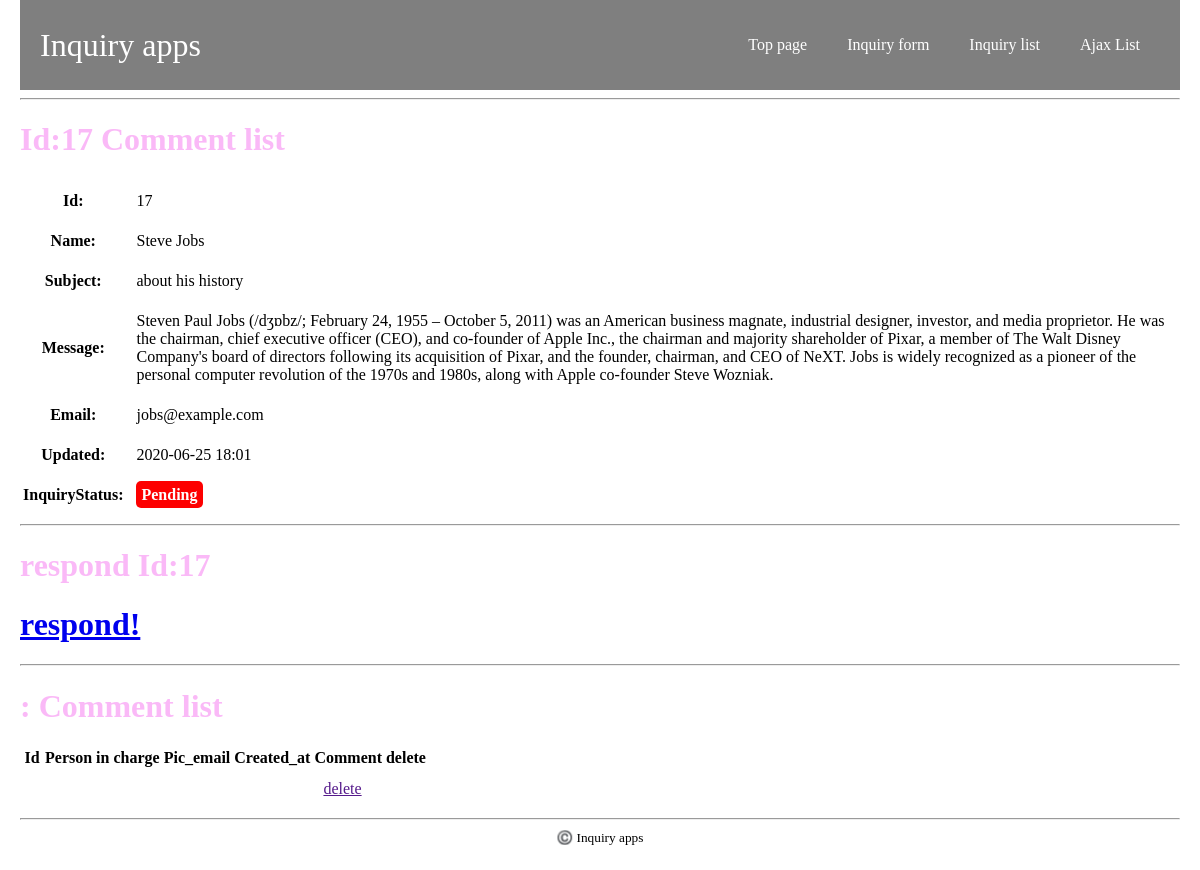
/inquiry/17/comment/list/, run on the app's committed database.
### inquiry_apps/models.py (models this page shows, shortened)
class Inquiry(models.Model):
    class Meta:
        db_table = 'inquiry'
    name = models.CharField(verbose_name='name',
                                max_length=255)
    subject = models.CharField(verbose_name='subject',
                                max_length=255)
    message = models.CharField(verbose_name='message',
                                max_length=500)
    email = models.EmailField(verbose_name='email')
    created_at = models.DateTimeField(verbose_name='created_at',
                                        auto_now_add=True)
    updated_at = models.DateTimeField(verbose_name='updated_at',
                                        auto_now_add=True)
    class InquiryStatus():
        Pending = 0
        Ignore = 1
        Completed = 2
    INQUIRY_STATUS_CHOICES = [
        (InquiryStatus.Pending, 'Pending'),
        (InquiryStatus.Ignore, 'Ignore'),
        (InquiryStatus.Completed, 'Completed'),
    ]
    inquiry_status = models.IntegerField(
        verbose_name='inquiry_status',
        choices=INQUIRY_STATUS_CHOICES,
        default=0
    )

### inquiry_apps/views.py (the view)
# urls.py: path('inquiry/<int:inquiry_id>/comment/list/', views.comment_list, name='comment_list'),
@require_http_methods(['GET'])
def comment_list(request, inquiry_id):
    inquiry = get_object_or_404(Inquiry, id=inquiry_id)
    qs = InquiryComment.objects.filter(inquiry_id=inquiry_id).order_by('id').reverse()
    context = {
        'comment': qs,
        'inquiry': inquiry,
    }
    return render(request, 'inquiry_apps/comment_list.html', context)

### inquiry_apps/templates/inquiry_apps/comment_list.html (shortened to what this page needs)
{% extends 'inquiry_apps/base.html' %}
{% block content %}
<h1>Id:{{ inquiry.id }}  Comment list</h1>
<table class="inquiry_table">
    <tr>
        <th>Id:</th>
        <td>{{ inquiry.id }}</td>
    </tr>
    <tr>
        <th>Name:</th>
        <td>{{ inquiry.name }}</td>
    </tr>
    <tr>
        <th>Subject:</th>
        <td>{{ inquiry.subject }}</td>
    </tr>
    <tr>
        <th>Message:</th>
        <td>{{ inquiry.message }}</td>
    </tr>
    <tr>
        <th>Email:</th>
        <td>{{ inquiry.email }}</td>
    </tr>
    <tr>
        <th>Updated:</th>
        <td>{{ inquiry.updated_at|date:"Y-m-j H:i" }}</td>
    </tr>
    <tr>
        <th>InquiryStatus:</th>
        <td class="inquiry_status">
        <span>
        {% if inquiry.inquiry_status == inquiry.InquiryStatus.Pending %}
        Pending
        {% elif inquiry.inquiry_status == inquiry.InquiryStatus.Ignore %}
        Ignore
        {% else %}
        Completed
        {% endif %}
        </span>
        </td>
    </tr>
</table>
<hr>
<h1>respond Id:{{ inquiry.id }}</h1>
<h1><a href="{% url 'inquiry_apps:comment_add' inquiry.id %}">respond!</a></h1>
<hr>
<h1>{{ comment.id }}: Comment list</h1>
<table>
    <thead>
        <tr>
            <th>Id</th>
            <th>Person in charge</th>
            <th>Pic_email</th>
            <th>Created_at</th>
            <th>Comment</th>
            <th>delete</th>
        </tr>
    </thead>
    <tbody>
        <tr>
            <td>{{ comment.id }}</td>
            <td>{{ comment.pic }}</td>
            <td>{{ comment.pic_email }}</td>
            <td>{{ comment.created_at }}</td>
            <td><a href="">delete</a></td>
        </tr>
    </tbody>
</table>
{% endblock %}

### inquiry_apps/static/inquiry_apps/css/base.css (style rules this page uses)
html { font-size: 16px; }
body { margin: 0 20px; }
h1 { color: rgba(241, 70, 233, 0.377); }
table tr td { padding: 10px; }
table tr .inquiry_status span { color: white; padding: 5px; border-radius: 5px; background: #fd0000; font-weight: bold; }

### data on the page
Inquiry: id "17", name "Steve Jobs", subject "about his history", message "Steven Paul Jobs (/dʒɒbz/; February 24, 1955 – October 5, 2011) was an American business magnate, industrial designer, investor, and media proprietor. He was the chairman, chief executive officer (CEO), and co-founder of Apple Inc., the chairman and majority shareholder of Pixar, a member of The Walt Disney Company's board of directors following its acquisition of Pixar, and the founder, chairman, and CEO of NeXT. Jobs is widely recognized as a pioneer of the personal computer revolution of the 1970s and 1980s, along with Apple co-founder Steve Wozniak.", email "jobs@example.com", updated_at "2020-06-25 18:01"
